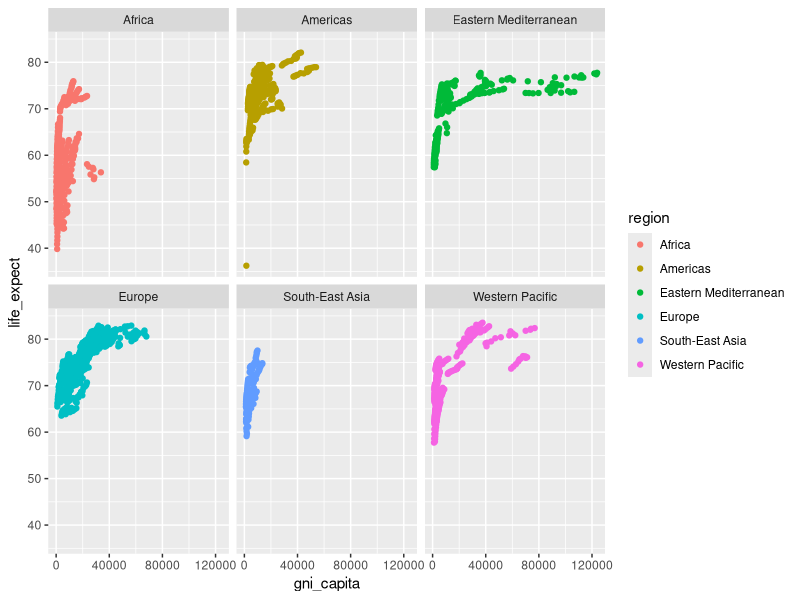
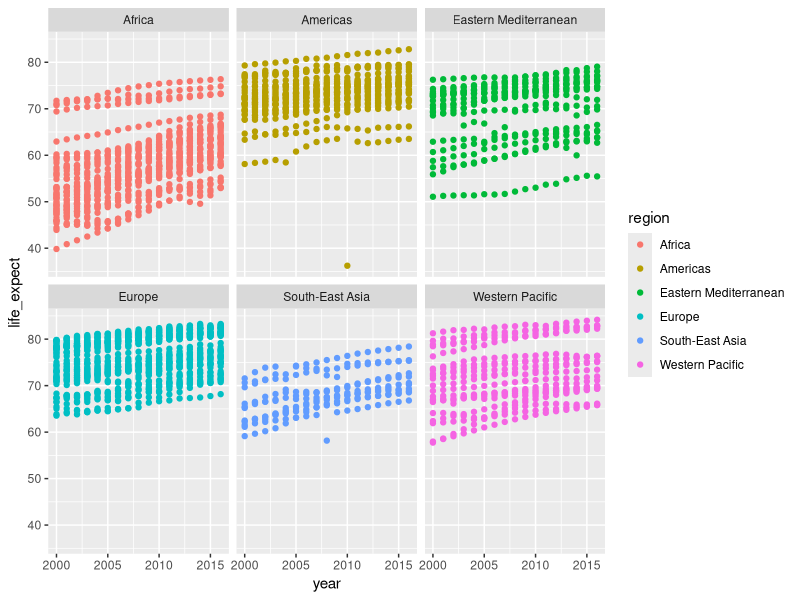
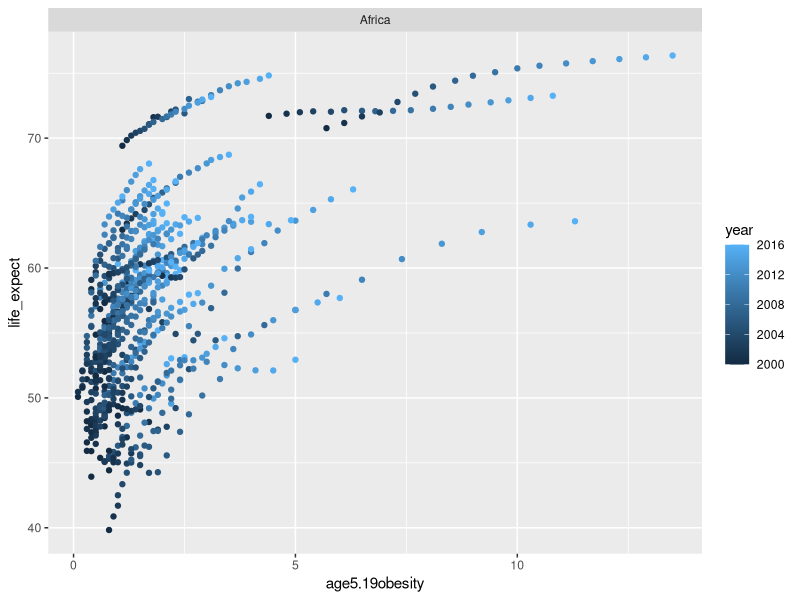
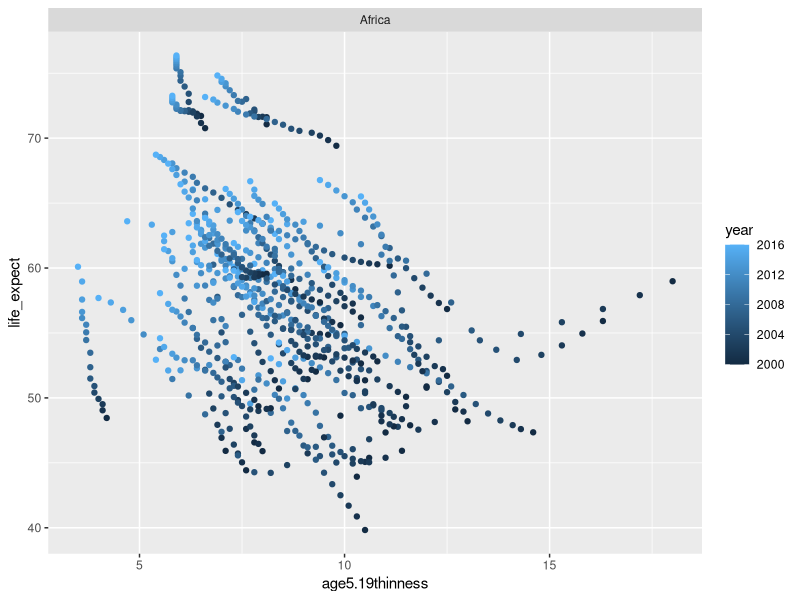
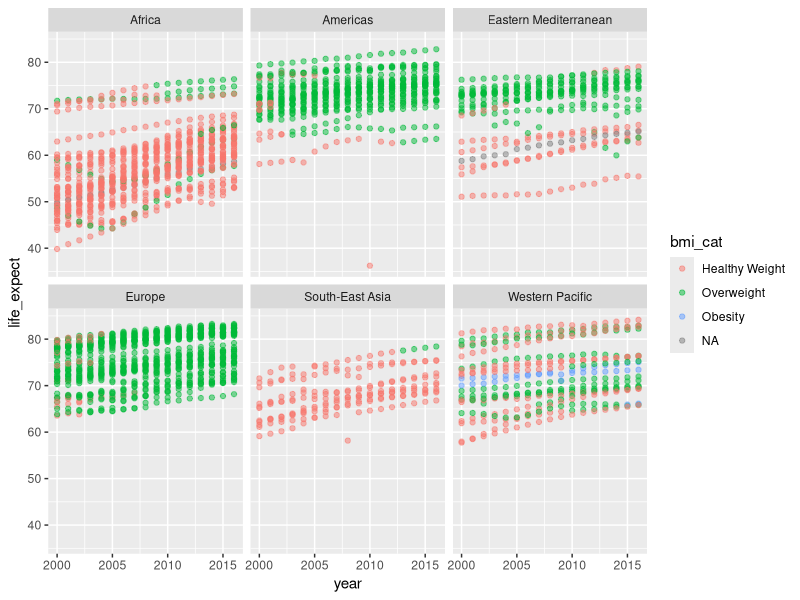

Reproduce these figures in R, in order.
## ---- chunk 1
library(tidyverse)
library(dplyr)
## ---- chunk 2
who <- read.csv("who_life_exp.csv")
## ---- chunk 3
 mylabels <- c("Healthy Weight", "Overweight", "Obesity")

who <- who %>%
  mutate(bmi_cat = cut(bmi, breaks = c(18, 24.9, 29.9, Inf), labels = mylabels))
  
## ---- chunk 4
glimpse(who)
## ---- chunk 5
summary(who)
## ---- chunk 6
who %>%
  filter(region == "Europe") %>%
  group_by(country) %>%
  summarize(
    mean_gdi = mean(gni_capita, na.rm = TRUE)) %>%
  slice_max(mean_gdi, n = 5)
## ---- chunk 7
who %>%
  filter(region == "Americas" & year == 2016) %>%
  distinct(country)
## ---- chunk 8
who %>%
  group_by(region) %>%
  summarize(min_life = min(life_expect),
            max_life = max(life_expect))

## ---- chunk 9
ggplot(who, mapping = 
         aes(x = gni_capita,
             y = life_expect,
             color = region)) +
  geom_point() +
  facet_wrap(~region)

## ---- chunk 10
ggplot(who, mapping = 
         aes(x = year,
             y = life_expect,
             color = region)) +
  geom_point() +
  facet_wrap(~region)

## ---- chunk 11
who %>%
  filter(region == "Africa") %>%
  ggplot(mapping = 
         aes(x = age5.19obesity,
             y = life_expect,
             color = year)) +
  geom_point() +
  facet_wrap(~region)
## ---- chunk 12
who %>%
  filter(region == "Africa") %>%
  ggplot(mapping = 
         aes(x = age5.19thinness,
             y = life_expect,
             color = year)) +
  geom_point() +
  facet_wrap(~region)
## ---- chunk 13
who %>%
  ggplot(mapping = 
         aes(x = year,
             y = life_expect,
             color = bmi_cat)) +
  geom_point(alpha = 0.5) +
  facet_wrap(~region)
